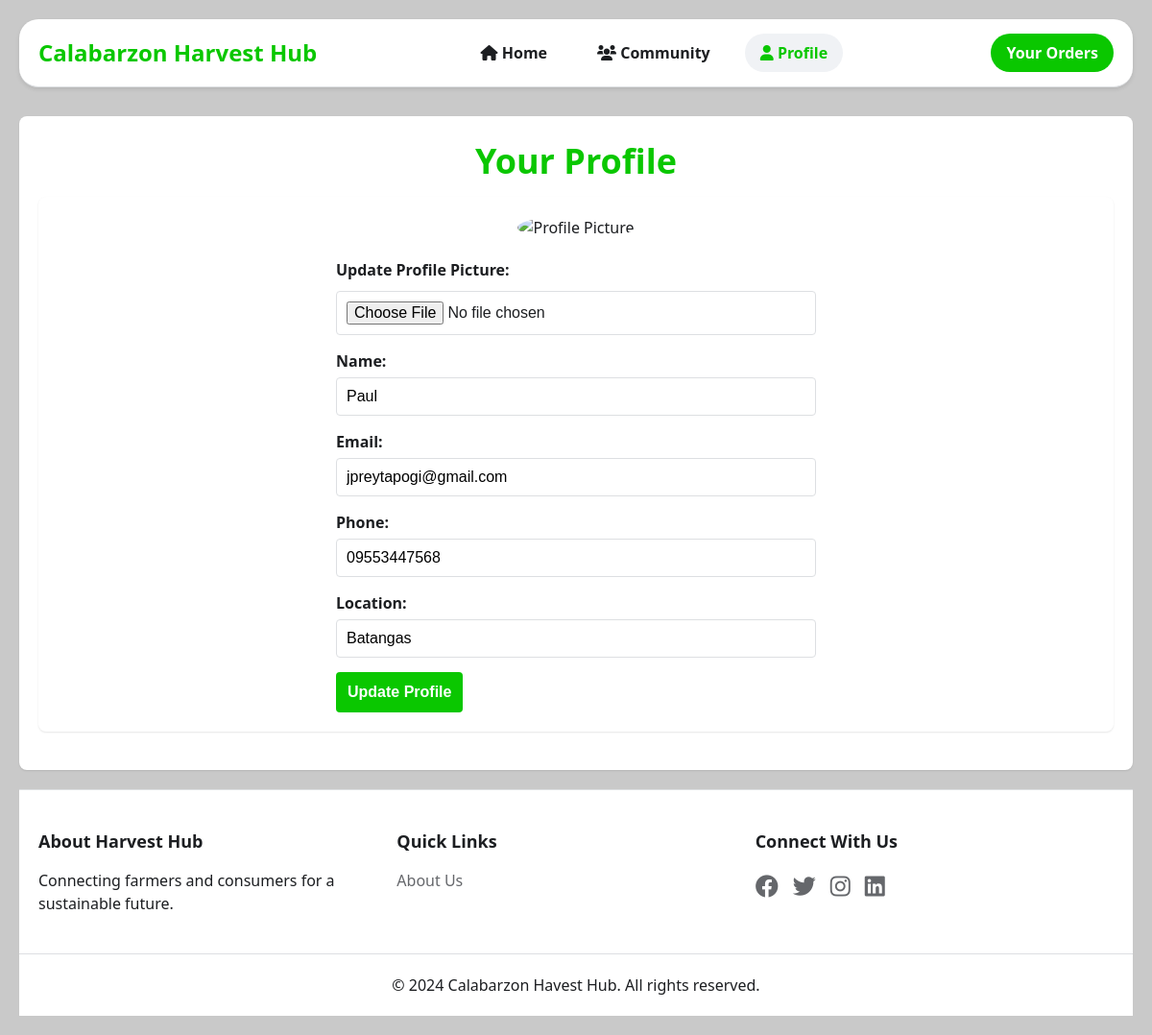
Screenshot of /profile_page/profile.php (signed in) with the database file from the repository.
### tables this page shows
CREATE TABLE `users` (
  `id` int(11) NOT NULL,
  `name` varchar(100) NOT NULL,
  `email` varchar(100) NOT NULL,
  `phone` varchar(20) DEFAULT NULL,
  `password` varchar(255) NOT NULL,
  `location` varchar(255) DEFAULT NULL,
  `photo` varchar(255) DEFAULT NULL,
  `created_at` timestamp NOT NULL DEFAULT current_timestamp()
);

### profile_page/profile.php (the view, shortened to what this page needs)
<?php
include('../db.php');
$user_id = $_SESSION['user_id'];
$sql = "SELECT * FROM users WHERE id = ?";
$stmt = $conn->prepare($sql);
$stmt->bind_param("i", $user_id);
$stmt->execute();
$result = $stmt->get_result();
if ($result->num_rows > 0) {
    $user = $result->fetch_assoc();
} else {
    echo "User not found.";
    exit;
}
?>
<!DOCTYPE html>
<html lang="en">
<head>
    <link rel="stylesheet" href="../css/profile.css">
    <link href="https://cdnjs.cloudflare.com/ajax/libs/font-awesome/6.0.0/css/all.min.css" rel="stylesheet">
</head>
<body>
    <div class="container">
        <header>
            <div class="header-content">
                <div class="logo"><span>Calabarzon Harvest Hub</span></div>
                <nav>
                    <a href="../index.php"><i class="fas fa-home"></i> Home</a>
                    <a href="../harvest_hub_landing_page/community.php"><i class="fas fa-users"></i> Community</a>
                    <a href="./profile.php" class="active"><i class="fas fa-user"></i> Profile</a>
                </nav>
                <div class="orders-button">
                        <a href="../order_manager/your_orders.php" >Your Orders</a>
                </div>
            </div>
        </header>
        <div class="content">
    <h1>Your Profile</h1>
    <div class="profile-container">
        <div class="profile-header">
            <div class="profile-picture">
                <img src="../<?php echo htmlspecialchars($user['photo'] ?: '../harvest_hub_landing_page/uploads/default-profile.jpg'); ?>"
                     alt="Profile Picture"
                     class="profile-img">
            </div>
                </div>
                <form action="<?php echo htmlspecialchars($_SERVER["PHP_SELF"]); ?>" method="post" enctype="multipart/form-data" class="profile-form">
                    <div class="form-group">
                        <label for="profile_picture">Update Profile Picture:</label>
                        <input type="file" name="profile_picture" id="profile_picture">
                    </div>
                    <div class="form-group">
                        <label for="name">Name:</label>
                        <input type="text" id="name" name="name" value="<?php echo htmlspecialchars($user['name']); ?>" required>
                    </div>
                    <div class="form-group">
                        <label for="email">Email:</label>
                        <input type="email" id="email" name="email" value="<?php echo htmlspecialchars($user['email']); ?>" required>
                    </div>
                    <div class="form-group">
                        <label for="phone">Phone:</label>
                        <input type="tel" id="phone" name="phone" value="<?php echo htmlspecialchars($user['phone']); ?>">
                    </div>
                    <div class="form-group">
                        <label for="location">Location:</label>
                        <input type="text" id="location" name="location" value="<?php echo htmlspecialchars($user['location']); ?>">
                    </div>
                    <button type="submit" class="btn-primary">Update Profile</button>
                </form>
            </div>
        </div>
        <footer>
            <div class="footer-content">
                <div class="footer-section">
                    <h3>About Harvest Hub</h3>
                    <p>Connecting farmers and consumers for a sustainable future.</p>
                </div>
                <div class="footer-section">
                    <h3>Quick Links</h3>
                    <ul>
                        <li><a href="../about.php">About Us</a></li>
                    </ul>
                </div>
                <div class="footer-section">
                    <h3>Connect With Us</h3>
                    <div class="social-icons">
                        <a href="#"><i class="fab fa-facebook"></i></a>
                        <a href="#"><i class="fab fa-twitter"></i></a>
                        <a href="#"><i class="fab fa-instagram"></i></a>
                        <a href="#"><i class="fab fa-linkedin"></i></a>
                    </div>
                </div>
            </div>
            <div class="footer-bottom">
                <p>&copy; 2024 Calabarzon Havest Hub. All rights reserved.</p>
            </div>
        </footer>
    </div>
</body>
</html>

### css/profile.css (style rules this page uses)
* { margin: 0; padding: 0; box-sizing: border-box; }
body { font-family: "Segoe UI", Helvetica, Arial, sans-serif; background-color: rgb(201, 201, 201); color: #1c1e21; line-height: 1.5; }
.container { max-width: 1500px; margin: 0 auto; padding: 20px; }
header { background-color: #ffffff; padding: 15px 0; border-bottom: 1px solid #dddfe2; margin-bottom: 30px; box-shadow: 0 2px 4px rgba(0,0,0,0.1); position: sticky; top: 0; z-index: 1000; border-radius: 20px; }
.header-content { display: flex; justify-content: space-between; align-items: center; max-width: 100%; margin: 0 auto; padding: 0 20px; }
.logo { font-size: 24px; font-weight: 700; color: #0ac700; text-decoration: none; }
nav { display: flex; gap: 20px; align-items: center; }
nav a { text-decoration: none; color: #1c1e21; font-weight: 600; padding: 8px 16px; border-radius: 20px; transition: background-color 0.3s; }
nav a:hover, nav a.active { background-color: #f0f2f5; color: #0ac700; }
.orders-button { background-color: #0ac700; text-decoration: none; font-weight: 600; padding: 8px 16px; border-radius: 20px; transition: background-color 0.3s; }
.orders-button a { color: white; text-decoration: none; }
.content { background: #ffffff; border-radius: 8px; box-shadow: 0 1px 2px rgba(0, 0, 0, 0.1); padding: 20px; margin-bottom: 20px; }
.content h1 { text-align: center; font-size: 36px; color: #0ac700; margin-bottom: 10px; }
.form-group { margin-bottom: 15px; }
.form-group label { display: block; margin-bottom: 5px; font-weight: 600; }
.form-group input { width: 100%; padding: 10px; border: 1px solid #dddfe2; border-radius: 4px; font-size: 16px; }
.btn-primary { background-color: #0ac700; color: white; border: none; padding: 12px; border-radius: 4px; font-size: 16px; font-weight: 600; cursor: pointer; transition: background-color 0.3s; }
.profile-container { background-color: #ffffff; border-radius: 8px; box-shadow: 0 1px 2px rgba(0, 0, 0, 0.1); padding: 20px; margin-bottom: 20px; }
.profile-picture { text-align: center; margin-bottom: 20px; }
.profile-img { width: 150px; height: 150px; border-radius: 50%; object-fit: cover; }
.profile-form { max-width: 500px; margin: 0 auto; }
.profile-form .form-group { margin-bottom: 15px; }
.profile-form label { display: block; margin-bottom: 5px; font-weight: 600; }
.profile-form input[type="text"], .profile-form input[type="email"], .profile-form input[type="tel"] { width: 100%; padding: 10px; border: 1px solid #dddfe2; border-radius: 4px; font-size: 16px; }
.profile-form input[type="file"] { margin-top: 5px; }
footer { background-color: #ffffff; border-top: 1px solid #dddfe2; padding: 40px 0 20px; }
.footer-content { display: flex; justify-content: space-between; max-width: 1200px; margin: 0 auto; padding: 0 20px; }
.footer-section { flex: 1; margin-right: 40px; }
.footer-section h3 { font-size: 18px; margin-bottom: 15px; }
.footer-section ul { list-style-type: none; }
.footer-section ul li { margin-bottom: 10px; }
.footer-section ul li a { color: #65676b; text-decoration: none; }
.social-icons { display: flex; gap: 15px; }
.social-icons a { color: #65676b; font-size: 24px; }
.footer-bottom { text-align: center; margin-top: 40px; padding-top: 20px; border-top: 1px solid #dddfe2; }

### rows the page displays
users: name "Paul", email "jpreytapogi@gmail.com", phone "09553447568", location "Batangas"
